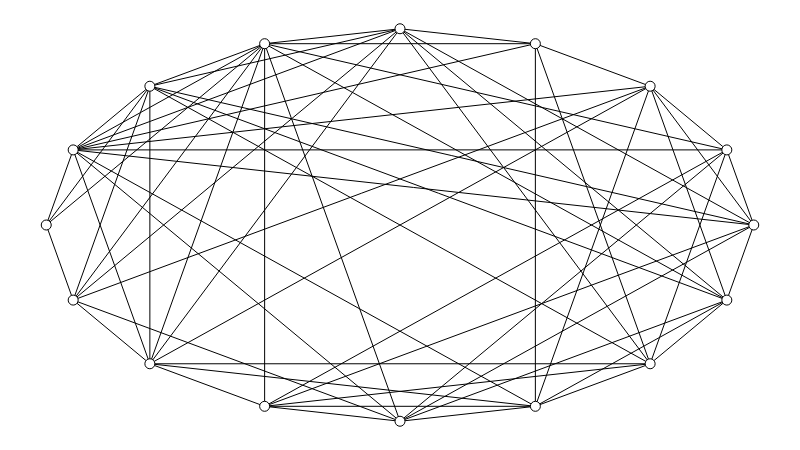

Notebook source saved alongside this figure:
### Markdown cell above
Xi, o comprimento médio cresce quase linearmente em função do número de nós... ou seja, a estrutura de árvore não parece modelar um pequeno mundo em redes maiores.

As duplas Sabrina/Leo e Ale/Paulo pensaram em uma proposta alternativa: um anel de nós com "atalhos" adicionados especificamente para encurtar os caminhos. Esse tipo de aresta, que "atravessa" um circuito, é conhecido como *corda*.

A função abaixo constrói uma rede desse tipo, mas com uma restrição: além do número de nós, ela exige que você especifique qual é o *grau médio* que o grafo deve ter. O *grau* de um nó é o número de arestas que estão ligadas a ele, portanto, o grau médio é proporcional à *densidade* do grafo, ou seja, ao número total de arestas.

Por que estamos impondo essa restrição? Para evitar uma "segunda trapaça": queremos uma caracterização *estrutural* de pequeno mundo, que permita comparar grafos com *mesmo número de nós* e *mesma densidade*. Essa proposta de anel com cordas só pode ser considerada promissora se parar em pé sem o "migué" de ficarmos adicionando atalhos à vontade até os caminhos ficarem curtos o suficiente.

### Code cell
def chorded_ring(num_nodes, avg_degree):

    # Gera um grafo circular.
    g = nx.cycle_graph(num_nodes)

    # Prepara uma lista de pares de nós para sorteio.
    edges = [(n, m) for n, m in combinations(g.nodes, 2)]
    shuffle(edges)

    # Calcula limite de arestas a partir do grau médio.
    # Você consegue enxergar porque essa relação vale?
    max_edges = int((num_nodes * avg_degree) / 2 + 0.5)

    # Para cada par de nós sorteado...
    for n, m in edges:

        # ...se a aresta correspondente não existe...
        if not g.has_edge(n, m):

            # ...cria a aresta, ou seja, adiciona o "atalho"...
            g.add_edge(n, m)

            # ... e, se atingir o limite, para.
            if g.number_of_edges() == max_edges:
                break

    return g


# Gera um anel com cordas.
g = chorded_ring(NUM_NODES, AVG_DEGREE)

# Atribui posições aos nós.
sn.set_circle_positions(g)

# Mostra o grafo.
show_graph(g)

### Figure 1 — Plotly figure (JSON) as saved in the notebook; plotly's stock layout.template omitted (floating-point values rounded to 4 significant figures; data arrays with more than 128 entries replaced by an {"elided": "..."} marker saying what was removed)
{"data": [{"hoverinfo": "none", "line": {"color": "rgb(0, 0, 0)", "width": 1}, "mode": "lines", "type": "scatter", "uid": "c6352b06-d081-11e8-a4da-0005165e06fb", "x": {"elided": "192 float values"}, "y": {"elided": "192 float values"}}, {"hoverinfo": "none", "marker": {"color": "rgb(255, 255, 255)", "line": {"color": "rgb(0, 0, 0)", "width": 1}, "size": 10}, "mode": "markers+text", "text": [], "textfont": {"color": "rgb(0, 0, 0)"}, "textposition": "middle center", "type": "scatter", "uid": "c6352b07-d081-11e8-a4da-0005165e06fb", "x": [1, 0.9619, 0.8536, 0.6913, 0.5, 0.3087, 0.1464, 0.03806, 0, 0.03806, 0.1464, 0.3087, 0.5, 0.6913, 0.8536, 0.9619], "y": [0.5, 0.6913, 0.8536, 0.9619, 1, 0.9619, 0.8536, 0.6913, 0.5, 0.3087, 0.1464, 0.03806, 0, 0.03806, 0.1464, 0.3087]}], "layout": {"height": 450, "margin": {"b": 0, "l": 0, "r": 0, "t": 0}, "showlegend": false, "width": 800, "xaxis": {"showgrid": false, "showticklabels": false, "zeroline": false}, "yaxis": {"showgrid": false, "showticklabels": false, "zeroline": false}}}
